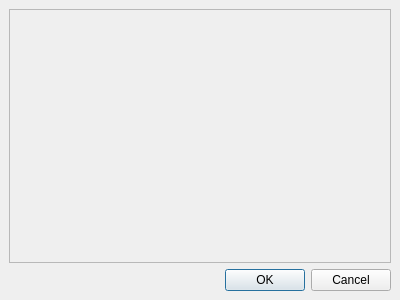
<ui version="4.0" >
 <class>GenericDialog</class>
 <widget class="QDialog" name="GenericDialog" >
  <property name="geometry" >
   <rect>
    <x>0</x>
    <y>0</y>
    <width>400</width>
    <height>300</height>
   </rect>
  </property>
  <property name="windowTitle" >
   <string>Dialog</string>
  </property>
  <layout class="QHBoxLayout" >
   <property name="margin" >
    <number>9</number>
   </property>
   <property name="spacing" >
    <number>6</number>
   </property>
   <item>
    <layout class="QVBoxLayout" >
     <property name="margin" >
      <number>0</number>
     </property>
     <property name="spacing" >
      <number>6</number>
     </property>
     <item>
      <widget class="QFrame" name="centralPanel" >
       <property name="frameShape" >
        <enum>QFrame::StyledPanel</enum>
       </property>
       <property name="frameShadow" >
        <enum>QFrame::Raised</enum>
       </property>
      </widget>
     </item>
     <item>
      <widget class="QDialogButtonBox" name="buttonBox" >
       <property name="orientation" >
        <enum>Qt::Horizontal</enum>
       </property>
       <property name="standardButtons" >
        <set>QDialogButtonBox::Cancel|QDialogButtonBox::NoButton|QDialogButtonBox::Ok</set>
       </property>
      </widget>
     </item>
    </layout>
   </item>
  </layout>
 </widget>
 <resources/>
 <connections>
  <connection>
   <sender>buttonBox</sender>
   <signal>accepted()</signal>
   <receiver>GenericDialog</receiver>
   <slot>accept()</slot>
   <hints>
    <hint type="sourcelabel" >
     <x>248</x>
     <y>254</y>
    </hint>
    <hint type="destinationlabel" >
     <x>157</x>
     <y>274</y>
    </hint>
   </hints>
  </connection>
  <connection>
   <sender>buttonBox</sender>
   <signal>rejected()</signal>
   <receiver>GenericDialog</receiver>
   <slot>reject()</slot>
   <hints>
    <hint type="sourcelabel" >
     <x>316</x>
     <y>260</y>
    </hint>
    <hint type="destinationlabel" >
     <x>286</x>
     <y>274</y>
    </hint>
   </hints>
  </connection>
 </connections>
</ui>
